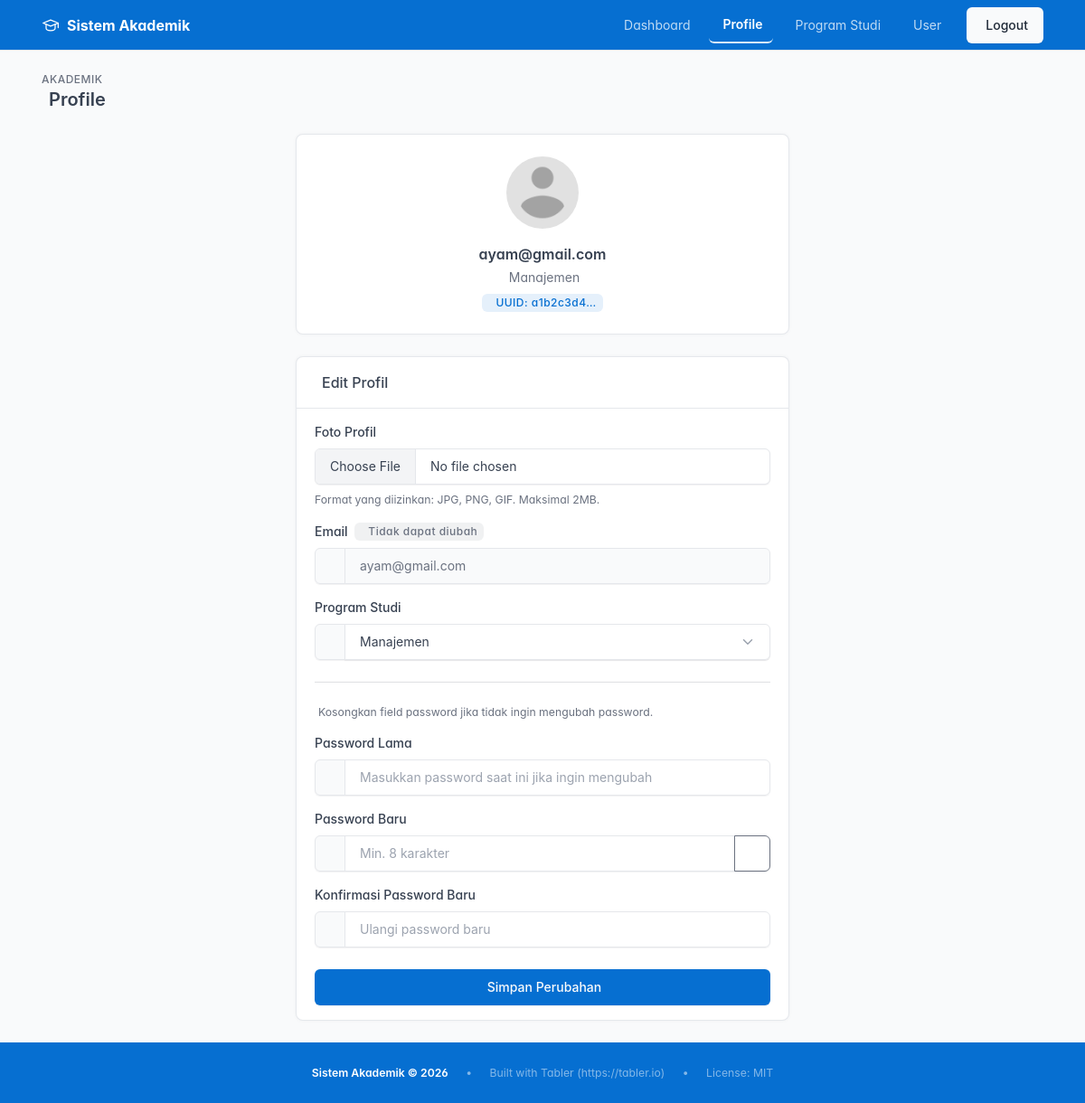
/profile.php (signed in), run on the app's committed database.
### tables this page shows
CREATE TABLE `user_tbl` (
  `userid` char(36) NOT NULL,
  `email` varchar(150) NOT NULL,
  `password` varchar(255) NOT NULL,
  `foto_profil` varchar(255) DEFAULT NULL,
  `prodi_id` int(11) DEFAULT NULL
);

CREATE TABLE `prodi_tbl` (
  `prodi_id` int(30) NOT NULL,
  `nama_prodi` varchar(100) NOT NULL
);

### profile.php (the view, shortened to what this page needs)
<?php
$pdo = getDBConnection();
$stmt = $pdo->prepare("SELECT u.*, p.nama_prodi FROM user_tbl u LEFT JOIN prodi_tbl p ON u.prodi_id = p.prodi_id WHERE u.userid = ?");
$stmt->execute([$_SESSION['user_id']]);
$userLogin = $stmt->fetch();
$prodiList = $pdo->query("SELECT prodi_id, nama_prodi FROM prodi_tbl ORDER BY nama_prodi ASC")->fetchAll();
$initial = strtoupper(substr($userLogin['email'], 0, 1));
$hasProfileImg = false;
$profileImgPath = '';
if (!empty($userLogin['foto_profil']) && file_exists('uploads/profiles/' . $userLogin['foto_profil'])) {
    $hasProfileImg = true;
    $profileImgPath = 'uploads/profiles/' . $userLogin['foto_profil'];
} else if (is_file(__DIR__ . '/images/profile.png')) {
    $hasProfileImg = true;
    $profileImgPath = 'images/profile.png';
}
?>
<!DOCTYPE html>
<html lang="id">
<head>
    <link rel="stylesheet" href="https://cdn.jsdelivr.net/npm/@tabler/icons-webfont@3.0.0/dist/tabler-icons.min.css">
    <link rel="stylesheet" href="css/tabler.min.css">
</head>
<body class="antialiased">
    <div class="wrapper">
        <nav class="navbar navbar-dark bg-blue sticky-top d-print-none">
            <div class="container-xl">
                <a href="dashboard.php" class="navbar-brand d-flex align-items-center gap-2">
                    <span class="navbar-brand-text">Sistem Akademik</span>
                </a>
                <div class="d-none d-md-flex ms-auto">
                    <ul class="navbar-nav flex-row align-items-center gap-2">
                        <li class="nav-item"><a class="nav-link text-white" href="dashboard.php">Dashboard</a></li>
                        <li class="nav-item"><a class="nav-link text-white active" href="profile.php">Profile</a></li>
                        <li class="nav-item"><a class="nav-link text-white" href="program_studi.php">Program Studi</a></li>
                        <li class="nav-item"><a class="nav-link text-white" href="user.php">User</a></li>
                        <li class="nav-item"><a href="logout.php" class="btn btn-light ms-2">Logout</a></li>
                    </ul>
                </div>
            </div>
        </nav>
        <div class="page-wrapper">
            <div class="page-header d-print-none">
                <div class="container-xl">
                    <div class="row g-2 align-items-center">
                        <div class="col">
                            <div class="page-pretitle">Akademik</div>
                            <h2 class="page-title">
                                <i class="ti ti-user-circle me-2"></i>Profile
                            </h2>
                        </div>
                    </div>
                </div>
            </div>
            <div class="page-body">
                <div class="container-xl">
                    <div class="row justify-content-center">
                        <div class="col-12 col-md-8 col-lg-6">
                            <div class="card mb-4">
                                <div class="card-body text-center py-4">
                                    <?php if ($hasProfileImg): ?>
                                        <img src="<?= htmlspecialchars($profileImgPath) ?>" alt="Profile"
                                            class="avatar-circle-img">
                                    <?php else: ?>
                                        <div class="avatar-circle"><?= htmlspecialchars($initial) ?></div>
                                    <?php endif; ?>
                                    <h3 class="mb-1"><?= htmlspecialchars($userLogin['email']) ?></h3>
                                    <div class="text-muted">
                                        <?= htmlspecialchars($userLogin['nama_prodi'] ?? 'Belum ada program studi') ?>
                                    </div>
                                    <div class="mt-2">
                                        <span class="badge bg-blue-lt" title="<?= htmlspecialchars($userLogin['userid']) ?>">
                                            <i class="ti ti-fingerprint me-1"></i>UUID: <?= substr($userLogin['userid'], 0, 8) ?>…
                                        </span>
                                    </div>
                                </div>
                            </div>
                            <div class="card">
                                <div class="card-header">
                                    <h3 class="card-title">
                                        <i class="ti ti-edit me-2 text-blue"></i>Edit Profil
                                    </h3>
                                </div>
                                <div class="card-body">
                                    <form method="POST" action="" enctype="multipart/form-data">
                                        <div class="mb-3">
                                            <label class="form-label" for="foto_profil">Foto Profil</label>
                                            <input type="file" class="form-control" id="foto_profil" name="foto_profil" accept="image/png, image/jpeg, image/gif">
                                            <small class="form-hint">Format yang diizinkan: JPG, PNG, GIF. Maksimal 2MB.</small>
                                        </div>
                                        <div class="mb-3">
                                            <label class="form-label" for="email">
                                                Email
                                                <span class="badge bg-muted-lt ms-1"><i class="ti ti-lock-filled me-1"></i>Tidak dapat diubah</span>
                                            </label>
                                            <div class="input-group">
                                                <span class="input-group-text">
                                                </span>
                                                <input type="email" class="form-control" id="email"
                                                    value="<?= htmlspecialchars($userLogin['email']) ?>" disabled readonly>
                                            </div>
                                        </div>
                                        <div class="mb-3">
                                            <label class="form-label" for="prodi_id">Program Studi</label>
                                            <div class="input-group">
                                                <span class="input-group-text">
                                                </span>
                                                <select class="form-select" id="prodi_id" name="prodi_id">
                                                    <?php foreach ($prodiList as $prodi): ?>
                                                        <option value="<?= $prodi['prodi_id'] ?>"
                                                            <?= $userLogin['prodi_id'] == $prodi['prodi_id'] ? 'selected' : '' ?>>
                                                            <?= htmlspecialchars($prodi['nama_prodi']) ?>
                                                        </option>
                                                    <?php endforeach; ?>
                                                </select>
                                            </div>
                                        </div>
                                        <hr class="my-4">
                                        <p class="text-muted small mb-3">
                                            Kosongkan field password jika tidak ingin mengubah password.
                                        </p>
                                        <div class="mb-3">
                                            <label class="form-label" for="old_password">Password Lama</label>
                                            <div class="input-group">
                                                <span class="input-group-text">
                                                </span>
                                                <input type="password" class="form-control" id="old_password"
                                                    name="old_password" placeholder="Masukkan password saat ini jika ingin mengubah">
                                            </div>
                                        </div>
                                        <div class="mb-3">
                                            <label class="form-label" for="password">Password Baru</label>
                                            <div class="input-group">
                                                <span class="input-group-text">
                                                </span>
                                                <input type="password" class="form-control" id="password"
                                                    name="password" placeholder="Min. 8 karakter" minlength="8">
                                                <button class="btn btn-outline-secondary" type="button"
                                                    id="togglePassword">
                                                </button>
                                            </div>
                                        </div>
                                        <div class="mb-4">
                                            <label class="form-label" for="confirm_password">Konfirmasi Password
                                                Baru</label>
                                            <div class="input-group">
                                                <span class="input-group-text">
                                                </span>
                                                <input type="password" class="form-control" id="confirm_password"
                                                    name="confirm_password" placeholder="Ulangi password baru">
                                            </div>
                                        </div>
                                        <button type="submit" class="btn btn-primary w-100">
                                            <i class="ti ti-device-floppy me-1"></i>Simpan Perubahan
                                        </button>
                                    </form>
                                </div>
                            </div>
                        </div>
                    </div>
                </div>
            </div>
            <footer class="footer d-print-none bg-blue text-white border-top border-blue py-2"
                style="min-height: auto; margin-top: auto;">
                <div class="container-xl d-flex align-items-center justify-content-center" style="min-height: 50px;">
                    <div class="text-center small">
                        <span class="text-white fw-semibold">Sistem Akademik &copy; 2026</span>
                        <span class="text-white-50 ms-3 me-3">•</span>
                        <span class="text-white-50">Built with Tabler (https://tabler.io)</span>
                        <span class="text-white-50 ms-3 me-3">•</span>
                        <span class="text-white-50">License: MIT</span>
                    </div>
                </div>
            </footer>
        </div>
    </div>
</body>
</html>

### profile.php (style rules this page uses)
html, body { height: 100%; }
.avatar-circle-img { width: 80px; height: 80px; border-radius: 50%; object-fit: cover; display: block; margin: 0 auto 1rem; }
.wrapper { display: flex; flex-direction: column; min-height: 100vh; }
.page-wrapper { flex: 1; }
.navbar-brand-text { font-weight: 700; font-size: 1rem; }
.navbar-nav .nav-link { color: rgba(255, 255, 255, 0.75) !important; transition: color .2s; padding: 0.5rem 0.75rem; }
.navbar-nav .nav-link.active { color: #fff !important; font-weight: 600; border-bottom: 2px solid rgba(255, 255, 255, 0.85); }
@media (min-width: 992px) { :root { margin-left: 0 !important; margin-right: 0 !important; } }

### data on the page
user_tbl: email "ayam@gmail.com", prodi.nama_prodi "Manajemen", userid "a1b2c3d4", prodi_id "Manajemen"
